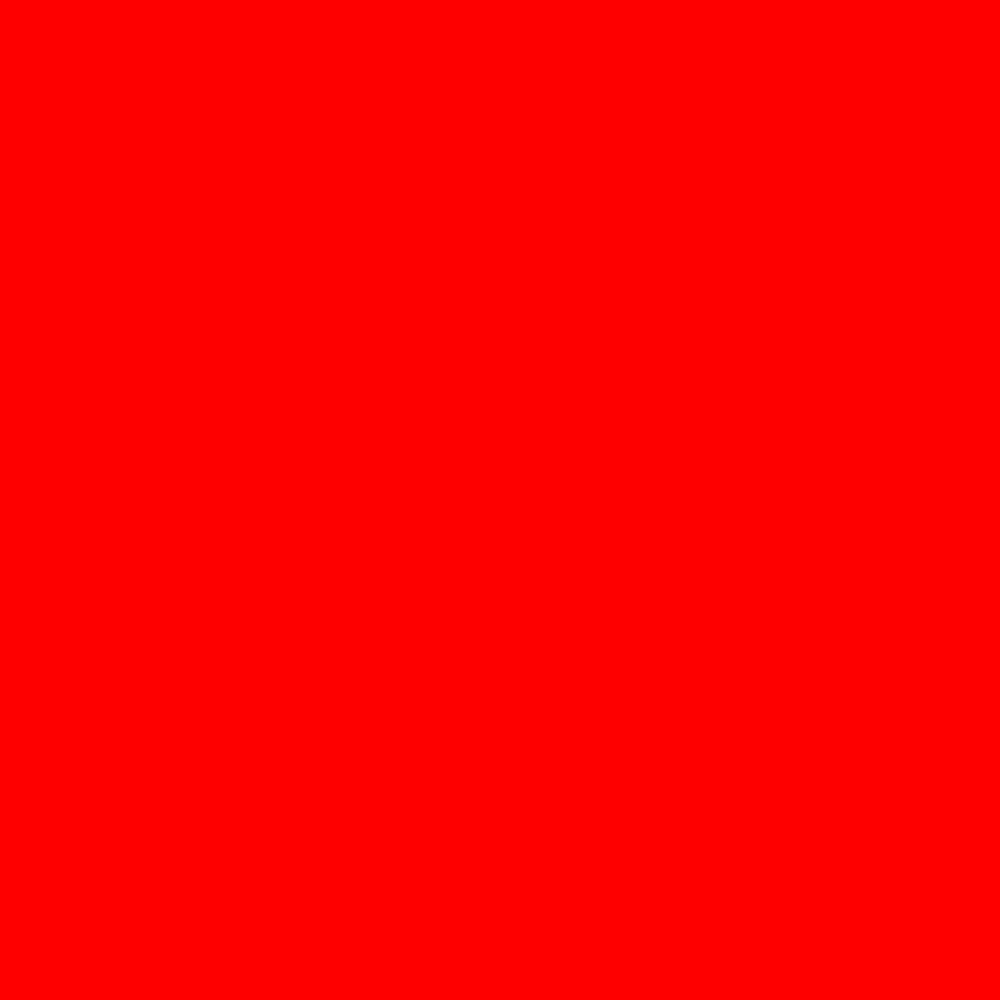
Frame 1 (no input)
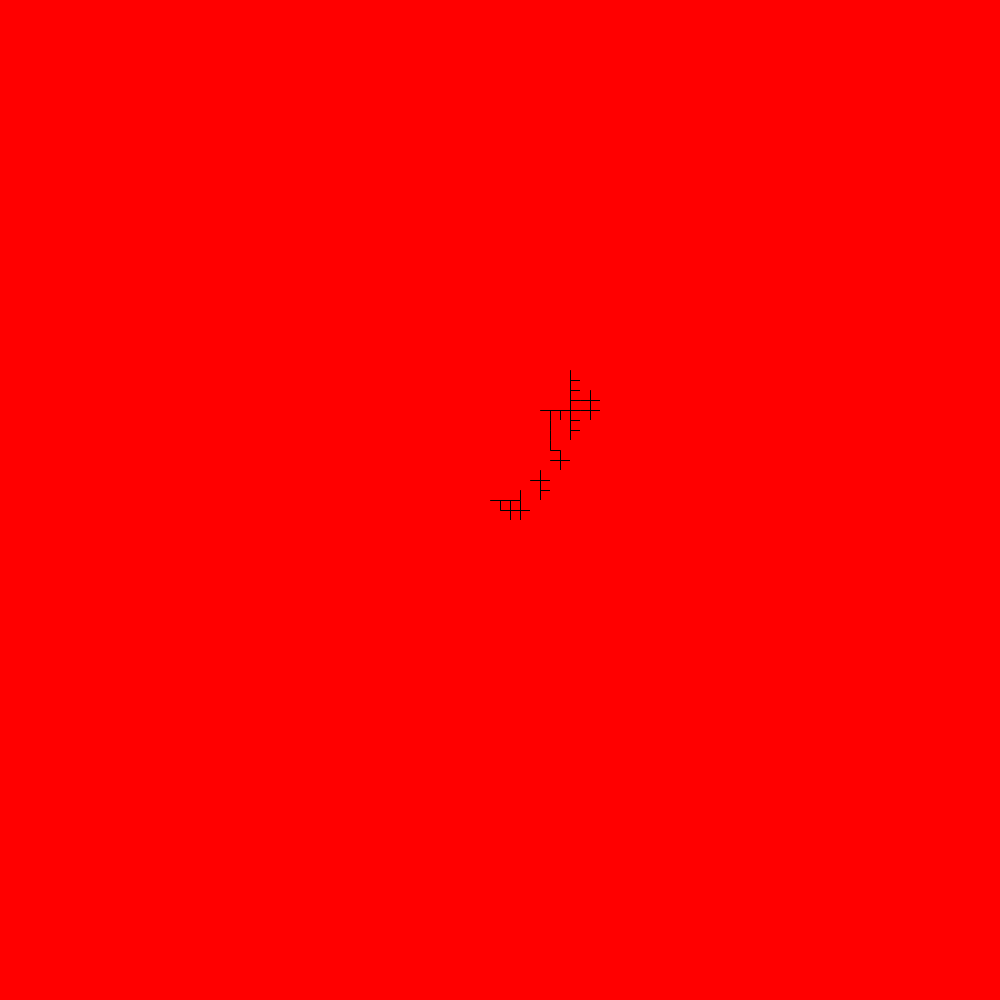
Frame 60 (the mouse pressed at the canvas centre just before this capture)
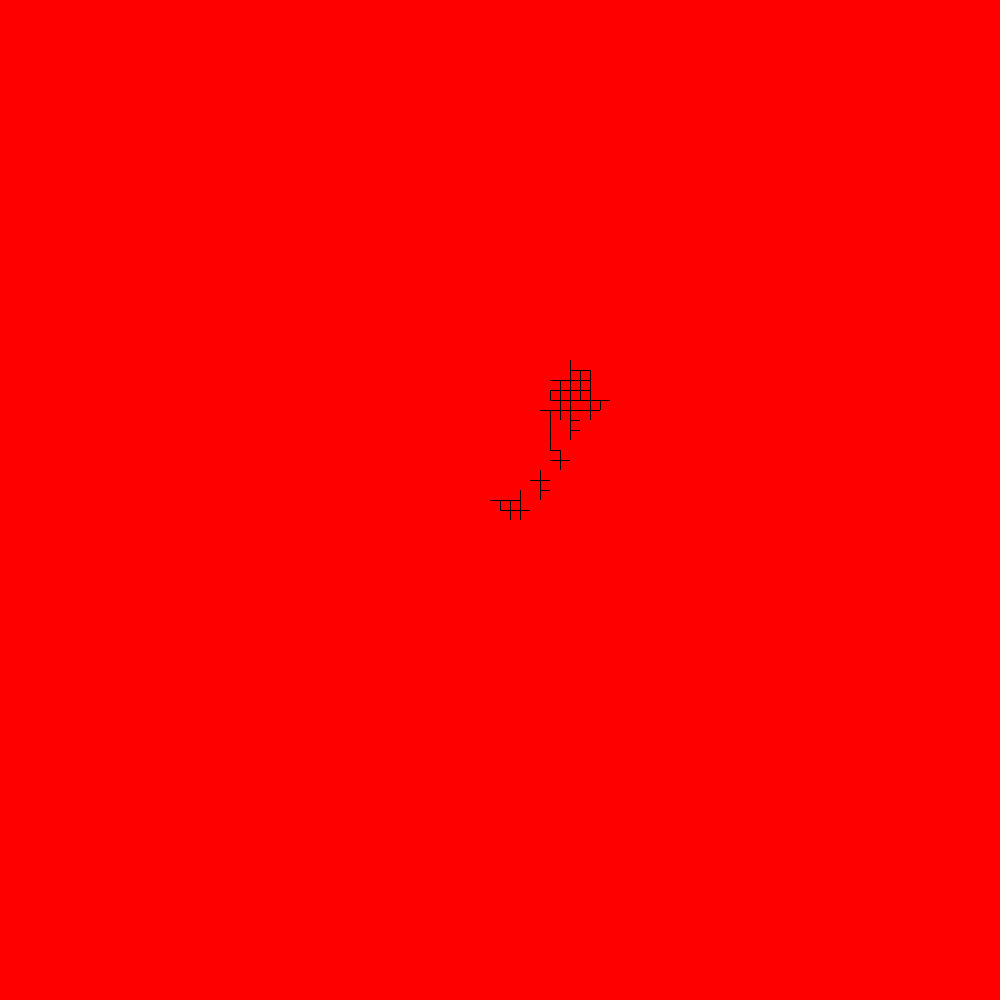
Frame 120 (the mouse held since frame 60 and released just before this capture)

The Processing sketch that drew these frames (run headless with seeded random() and noise(); from frame 60 on, the mouse is pressed at the canvas centre):

// Processing sketch: Maze_Generator
// ── Maze_Generator.pde
boolean[][][] Cells = new boolean[100][100][4];
int[] Bug = {Cells.length/2,Cells.length/2,0,0};
void setup(){
  size(1000,1000);
  for(int i = 0; i < Cells.length; i++){
    for(int j = 0; j < Cells[0].length; j++){
      for(int k = 0; k < 4; k++){
        Cells[i][j][k] = false;
      }
    }
  }
}
void draw(){
  drawgrid();
  mBug(floor(random(4)));
}
void drawgrid(){
  for(int i = 0; i < Cells.length; i++){
    for(int j = 0; j < Cells[0].length; j++){
      noStroke();
      fill(255,0,0);
      rect(map(i,0,Cells.length,0,width),map(j,0,Cells[0].length,0,height),width/Cells.length,height/Cells[0].length);
      stroke(0);
      if(Cells[i][j][0] == true){
        line(map(i,0,Cells.length,0,width),map(j,0,Cells[0].length,0,height),map(i,0,Cells.length,0,width)+width/Cells.length,map(j,0,Cells[0].length,0,height));
      }
      if(Cells[i][j][1] == true){
        line(map(i,0,Cells.length,0,width)+width/Cells.length,map(j,0,Cells[0].length,0,height),map(i,0,Cells.length,0,width)+width/Cells.length,map(j,0,Cells[0].length,0,height)+height/Cells[0].length);
      }
      if(Cells[i][j][2] == true){
        line(map(i,0,Cells.length,0,width),map(j,0,Cells[0].length,0,height)+height/Cells[0].length,map(i,0,Cells.length,0,width)+width/Cells.length,map(j,0,Cells[0].length,0,height)+height/Cells[0].length);
      }
      if(Cells[i][j][3] == true){
        line(map(i,0,Cells.length,0,width),map(j,0,Cells[0].length,0,height),map(i,0,Cells.length,0,width),map(j,0,Cells[0].length,0,height)+height/Cells[0].length);
      }
    }
  }
}
// ── Bug.pde
void mBug(int Dir){
  Bug[2] = Bug[3];
  Bug[3] = Dir;
  for(int i = 0; i < 4; i++){
    if(Bug[2] != (i) % 4 && Bug[3] != (i-2) % 4){
      Cells[Bug[0]][Bug[1]][i] = true;
    }
  }
  if(Bug[3] == 0){
    Bug[1] -= 1;
  }
  if(Bug[3] == 1){
    Bug[0] += 1;
  }
  if(Bug[3] == 2){
    Bug[1] += 1;
  }
  if(Bug[3] == 3){
    Bug[0] -= 1;
  }
}
